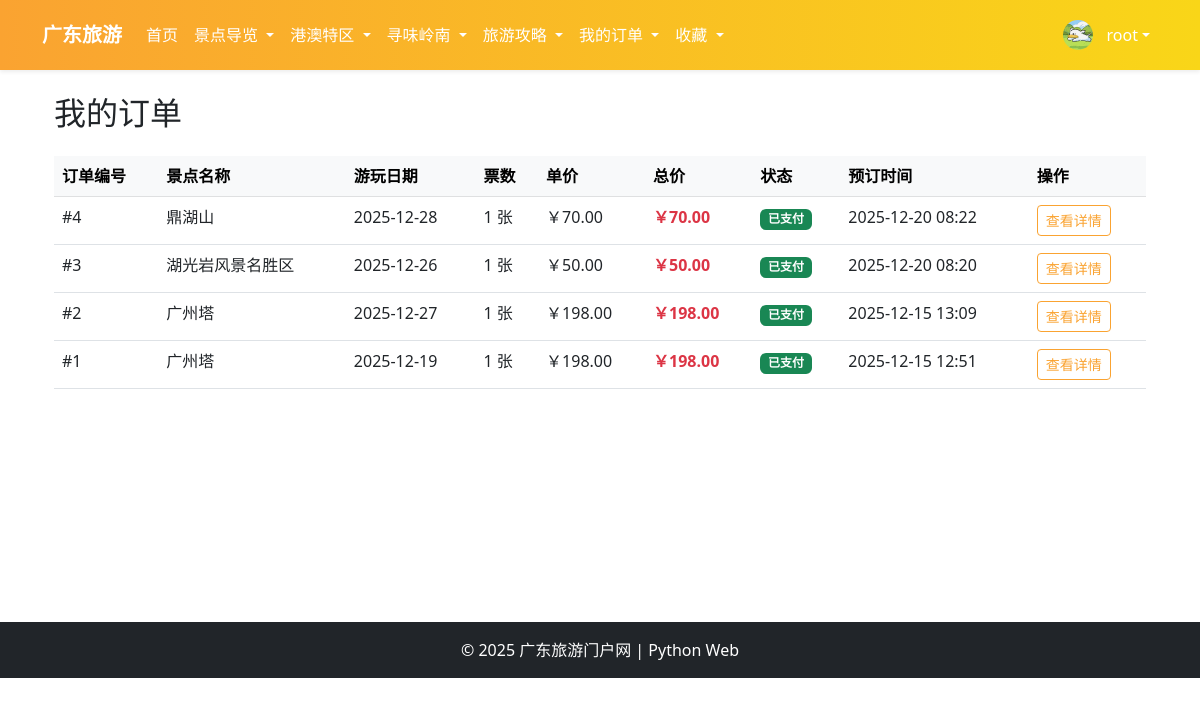
/bookingApp/my_bookings/ (signed in), run on an earlier commit of the app's database.
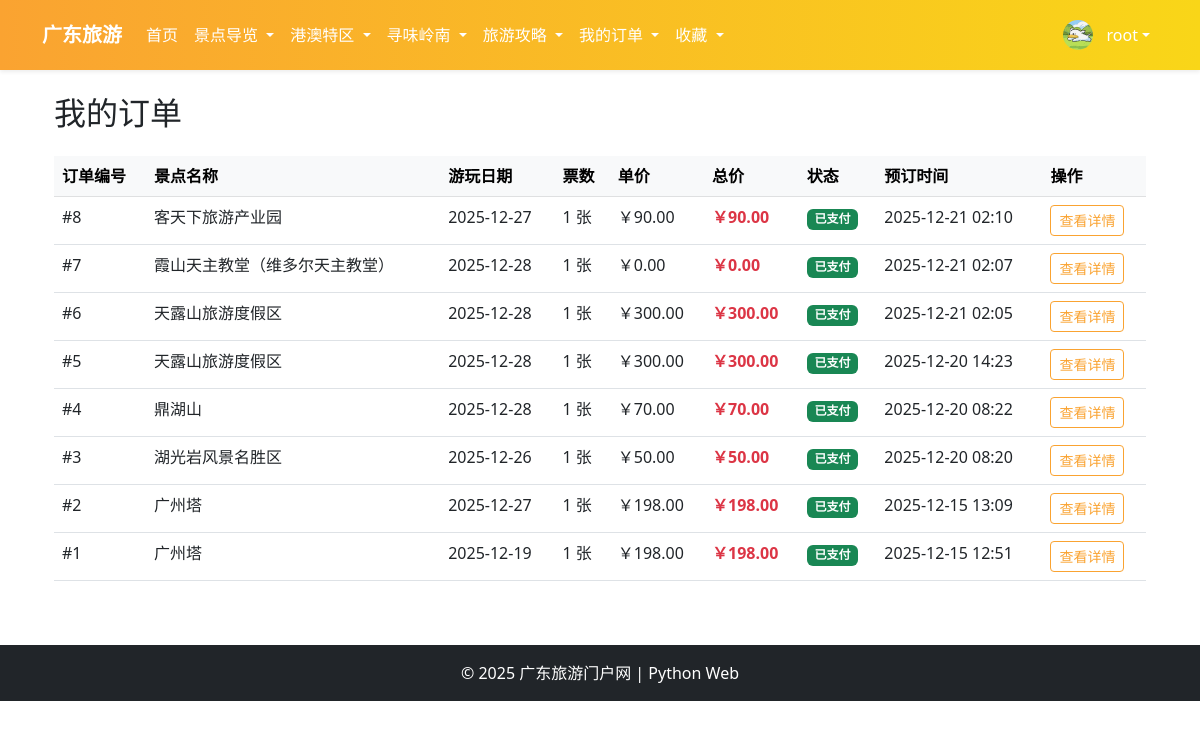
And on a later commit of the database.
### homeApp/models.py (models this page shows, shortened)
class UserProfile(models.Model):
    user = models.OneToOneField(User, on_delete=models.CASCADE, verbose_name="用户", related_name='profile')
    avatar = models.ImageField(upload_to='avatars/', verbose_name="头像", null=True, blank=True, default='avatars/default.png')
    phone = models.CharField(max_length=20, verbose_name="电话", null=True, blank=True)
    address = models.CharField(max_length=200, verbose_name="地址", null=True, blank=True)
    bio = models.TextField(max_length=500, verbose_name="个人简介", null=True, blank=True)
    created_at = models.DateTimeField(auto_now_add=True, verbose_name="创建时间")
    updated_at = models.DateTimeField(auto_now=True, verbose_name="更新时间")
    class Meta:
        verbose_name = "用户资料"
        verbose_name_plural = "用户资料"

### bookingApp/models.py (models this page shows, shortened)
class Booking(models.Model):
    STATUS_CHOICES = (
        ('pending', '待支付'),
        ('paid', '已支付'),
        ('cancelled', '已取消'),
    )
    user = models.ForeignKey(User, on_delete=models.CASCADE, verbose_name="下单用户")
    attraction = models.ForeignKey(Attraction, on_delete=models.CASCADE, verbose_name="预订景点")
    visit_date = models.DateField(verbose_name="游玩日期")
    quantity = models.PositiveIntegerField(default=1, verbose_name="票数")
    status = models.CharField(max_length=20, choices=STATUS_CHOICES, default='paid', verbose_name="状态")
    created_at = models.DateTimeField(default=timezone.now, null=True, blank=True, verbose_name="创建时间")
    @property
    def total_price(self):
        return self.attraction.price * self.quantity

### attractionsApp/models.py (models this page shows, shortened)
class Attraction(models.Model):
    REGION_CHOICES = (
        ('yue_bei', '粤北'),
        ('yue_xi', '粤西'),
        ('yue_nan', '珠三角'),
        ('yue_dong', '粤东'),
        ('gang_ao', '港澳'),
    )
    CITY_CHOICES = (
        ('guangzhou', '广州'),
        ('shenzhen', '深圳'),
        ('foshan', '佛山'),
        ('dongguan', '东莞'),
        ('zhuhai', '珠海'),
        ('zhongshan', '中山'),
        ('jiangmen', '江门'),
        ('huizhou', '惠州'),
        ('zhaoqing', '肇庆'),
        ('shantou', '汕头'),
        ('chaozhou', '潮州'),
        ('jieyang', '揭阳'),
        ('shanwei', '汕尾'),
        ('meizhou', '梅州'),
        ('shaoguan', '韶关'),
        ('qingyuan', '清远'),
        ('heyuan', '河源'),
        ('maoming', '茂名'),
        ('yangjiang', '阳江'),
        ('yunfu', '云浮'),
        ('zhanjiang', '湛江'),
        ('aomeng', '澳门'),
        ('xianggang', '香港'),
    )
    TYPE_CHOICES = (
        ('natural', '自然'),
        ('cultural', '人文'),
        ('mixed', '综合'),
    )
    name = models.CharField(max_length=100, verbose_name="景点名称")
    region = models.CharField(max_length=20, choices=REGION_CHOICES, verbose_name="所属区域")
    city = models.CharField(max_length=20, choices=CITY_CHOICES, verbose_name="所属城市", default='guangzhou')
    attraction_type = models.CharField(max_length=20, choices=TYPE_CHOICES, verbose_name="景点类型", default='mixed')
    description = models.TextField(verbose_name="景点介绍")
    price = models.DecimalField(max_digits=7, decimal_places=2, verbose_name="门票价格", null=True, blank=True)
    is_free = models.BooleanField(default=False, verbose_name="门票免费")
    image = models.ImageField(upload_to='attractions/', verbose_name="封面图")
    opening_hours = models.CharField(max_length=200, verbose_name="开放时间", default="09:00-18:00")
    map_image = models.ImageField(upload_to='attractions/maps/', verbose_name="地图位置图", null=True, blank=True)
    view_count = models.PositiveIntegerField(default=0, verbose_name="浏览量")
    like_count = models.PositiveIntegerField(default=0, verbose_name="点赞数")
    created_at = models.DateTimeField(auto_now_add=True, verbose_name="创建时间")
    updated_at = models.DateTimeField(auto_now=True, verbose_name="更新时间")
    class Meta:
        ordering = ['-created_at']
        verbose_name = "景点"
        verbose_name_plural = "景点"

### bookingApp/views.py (the view)
# urls.py: path('my_bookings/', views.my_bookings, name='my_bookings'),  # 我的订单
@login_required
def my_bookings(request):
    bookings = Booking.objects.filter(user=request.user).order_by('-created_at')
    return render(request, 'booking/list.html', {'bookings': bookings})

### templates/booking/list.html (shortened to what this page needs)
{% extends 'base.html' %}
{% block content %}
<div class="container mt-4">
    <h2 class="mb-4">我的订单</h2>
    {% if bookings %}
        <div class="table-responsive">
            <table class="table table-hover">
                <thead class="table-light">
                    <tr>
                        <th>订单编号</th>
                        <th>景点名称</th>
                        <th>游玩日期</th>
                        <th>票数</th>
                        <th>单价</th>
                        <th>总价</th>
                        <th>状态</th>
                        <th>预订时间</th>
                        <th>操作</th>
                    </tr>
                </thead>
                <tbody>
                    {% for booking in bookings %}
                    <tr>
                        <td>#{{ booking.id }}</td>
                        <td>{{ booking.attraction.name }}</td>
                        <td>{{ booking.visit_date|date:"Y-m-d" }}</td>
                        <td>{{ booking.quantity }} 张</td>
                        <td>￥{{ booking.attraction.price }}</td>
                        <td class="text-danger fw-bold">￥{{ booking.total_price }}</td>
                        <td>
                            {% if booking.status == 'paid' %}
                                <span class="badge bg-success">已支付</span>
                            {% elif booking.status == 'pending' %}
                                <span class="badge bg-warning">待支付</span>
                            {% else %}
                                <span class="badge bg-secondary">已取消</span>
                            {% endif %}
                        </td>
                        <td>{{ booking.created_at|date:"Y-m-d H:i" }}</td>
                        <td>
                            <a href="{% url 'bookingApp:booking_detail' booking.id %}" class="btn btn-sm btn-outline-primary booking-list-outline-btn">查看详情</a>
                        </td>
                    </tr>
                    {% endfor %}
                </tbody>
            </table>
        </div>
    {% else %}
        <div class="alert alert-info booking-list-alert-info text-center">
            <p class="mb-0">您还没有任何订单，<a href="{% url 'attractionsApp:attraction_list' %}">去看看景点吧</a></p>
        </div>
    {% endif %}
</div>
{% endblock %}

### templates/base.html (shortened to what this page needs)
<!DOCTYPE html>
<html lang="zh-CN">
<head>
    <link href="https://cdn.jsdelivr.net/npm/bootstrap@5.3.0/dist/css/bootstrap.min.css" rel="stylesheet">
</head>
<body>
    <nav class="navbar navbar-expand-lg navbar-custom shadow-sm">
        <div class="container">
            <a class="navbar-brand fw-bold" href="{% url 'home' %}">广东旅游</a >
            <div class="collapse navbar-collapse" id="navbarNav">
                <ul class="navbar-nav me-auto">
                    <li class="nav-item">
                        <a class="nav-link active" href="{% url 'home' %}">首页</a >
                    </li>
                    <li class="nav-item dropdown">
                        <a class="nav-link dropdown-toggle" href="#" role="button" data-bs-toggle="dropdown">
                            景点导览
                        </a >
                    </li>
                    <li class="nav-item dropdown">
                        <a class="nav-link dropdown-toggle" href="#" role="button" data-bs-toggle="dropdown">
                            港澳特区
                        </a >
                    </li>
                    <li class="nav-item dropdown">
                        <a class="nav-link dropdown-toggle" href="#" role="button" data-bs-toggle="dropdown">
                            寻味岭南
                        </a >
                    </li>
                    <li class="nav-item dropdown">
                        <a class="nav-link dropdown-toggle" href="#" role="button" data-bs-toggle="dropdown">
                            旅游攻略
                        </a >
                    </li>
                    <li class="nav-item dropdown">
                        <a class="nav-link dropdown-toggle" href="#" role="button" data-bs-toggle="dropdown">
                            我的订单
                        </a >
                    </li>
                    {% if user.is_authenticated %}
                    <li class="nav-item dropdown">
                        <a class="nav-link dropdown-toggle" href="#" role="button" data-bs-toggle="dropdown">
                            收藏
                        </a >
                    </li>
                    {% endif %}
                </ul>
                <ul class="navbar-nav ms-auto">
                    {% if user.is_authenticated %}
                    <li class="nav-item dropdown">
                        <a class="nav-link dropdown-toggle text-white" href="#" role="button" data-bs-toggle="dropdown" style="display: flex; align-items: center;">
                            {% if user.profile.avatar %}
                                <img src="{{ user.profile.avatar.url }}" alt="头像" style="width: 30px; height: 30px; border-radius: 50%; margin-right: 8px; object-fit: cover;">
                            {% else %}
                                <span style="width: 30px; height: 30px; border-radius: 50%; background-color: rgba(255,255,255,0.3); display: inline-flex; align-items: center; justify-content: center; margin-right: 8px; font-weight: bold; color: white;">{{ user.username|first|upper }}</span>
                            {% endif %}
                            <span style="margin-left: 5px;">{{ user.username }}</span>
                        </a>
                    </li>
                    {% endif %}
                </ul>
            </div>
        </div>
    </nav>
    <div class="container mt-4 mb-5" style="min-height: 60vh;">
        {% block content %}
        {% endblock %}
    </div>
    <footer class="bg-dark text-white text-center py-3 mt-auto">
        <div class="container">
            <p class="mb-0">&copy; 2025 广东旅游门户网 | Python Web </p >
        </div>
    </footer>
</body>
</html>
</html>

### templates/base.html (style rules this page uses)
.navbar-custom { background: linear-gradient(to right, #FAA331, #F9D618) !important; padding: 12px 0; }
.navbar-custom .navbar-brand, .navbar-custom .nav-link, .navbar-custom .navbar-text { color: #ffffff !important; }

### templates/booking/list.html (style rules this page uses)
.booking-list-outline-btn { border-color: #FAA331 !important; color: #FAA331 !important; background-color: transparent !important; }

What changed in the data, as far as the page shows it:
added Booking: id "8", attraction.name "客天下旅游产业园", visit_date "2025-12-27", quantity "1", attraction.price "90.00", total_price "90.00", status "已支付", created_at "2025-12-21 02:10"
added Booking: id "7", attraction.name "霞山天主教堂（维多尔天主教堂）", visit_date "2025-12-28", quantity "1", attraction.price "0.00", total_price "0.00", status "已支付", created_at "2025-12-21 02:07"
added Booking: id "6", attraction.name "天露山旅游度假区", visit_date "2025-12-28", quantity "1", attraction.price "300.00", total_price "300.00", status "已支付", created_at "2025-12-21 02:05"
added Booking: id "5", attraction.name "天露山旅游度假区", visit_date "2025-12-28", quantity "1", attraction.price "300.00", total_price "300.00", status "已支付", created_at "2025-12-20 14:23"
